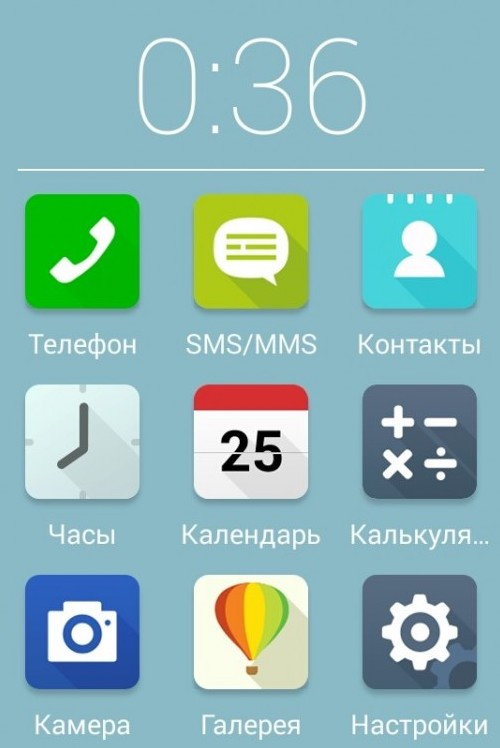
#> input picture lab1/1.jpg, 500 x 748 px
$ python lab1.py
#> lines starting #> are read from the running program, lines starting #| are printed output that depends on the picture; after the words box and inside, x2 and y2 are one past the last pixel; in counts of white or black regions, pixels touching at a corner belong together; long printed decimals are rounded
from matplotlib import pyplot as plt
import math
import matplotlib.patches as mpatches
from skimage import data, io, filters,feature, color, feature, morphology
from skimage.measure import label, regionprops
from skimage.color import label2rgb
from skimage.filters import roberts, sobel, prewitt
from scipy import ndimage as ndi

def find_row(dict, name, th):

    # sort the input seq
    sorted_y = sorted(dict.items(), key=lambda x: x[1])
    #print("["+str(name)+"]:")
    input = []
    for k, v in sorted_y:
        #print(k, v)
        input.append(v)

    res = []
    for i in range(0, len(input)-1):
        #print(input[i], input[i + 1], abs(input[i] - input[i + 1]))

        # if two points coord difference is less than the threshold
        if abs(input[i] - input[i + 1]) < th:
            if input[i] not in res:
                res.append(input[i])
            res.append(input[i+1])
            if i == (len(input) - 2):
                if len(res) > 1:
                    print("Следующие точки по оси " + str(name) + " лежат примерно на одной прямой:")
                    for el in res:
                        for k in dict.keys():
                            if dict[k] == el:
                                print("[" + str(k) + "] ", el)
        else:
            if len(res)>1:
                print("Следующие точки по оси " + str(name) + " лежат примерно на одной прямой:")
                for el in res:
                    for k in dict.keys():
                        if dict[k] == el:
                            print("["+str(k)+"] ", el)
            res = []

# open the input image
image1 = io.imread("1.jpg")
#> image1 is the input picture: shape (748, 500, 3); mean R, G, B 141, 184.4, 183.8

# convert image from rgb to gray
image2 = color.rgb2gray(image1)
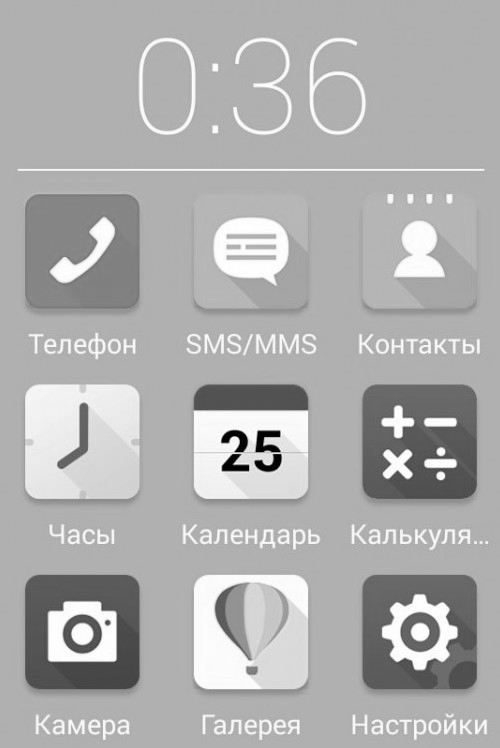
#> image2: shape (748, 500) float64; min 0, max 1, mean 0.687

# save the gray copy of image into a file
io.imsave('rgb2gray.jpg', image2)

# find edges using Canny algorithm
edges1 = feature.canny(image2, sigma=4)
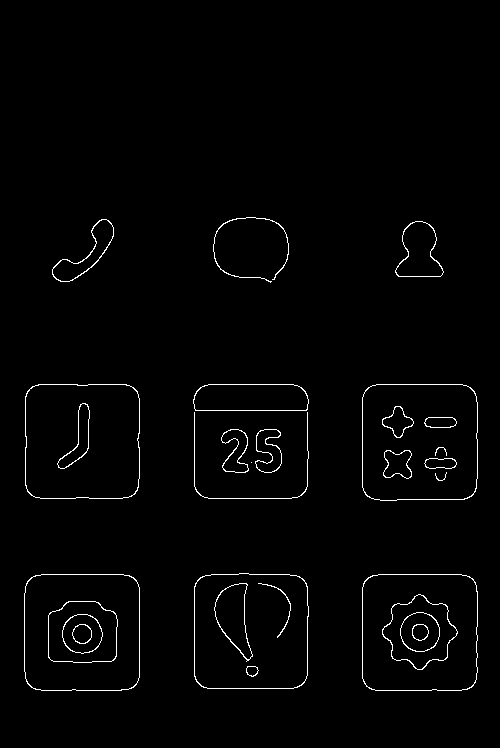
#> edges1: shape (748, 500) bool; 1.5% white in thin lines or dots, all inside (x1, y1, x2, y2) = (24, 217, 478, 691)

# filled edges using mathematical morphology
edges2 = ndi.binary_fill_holes(edges1)
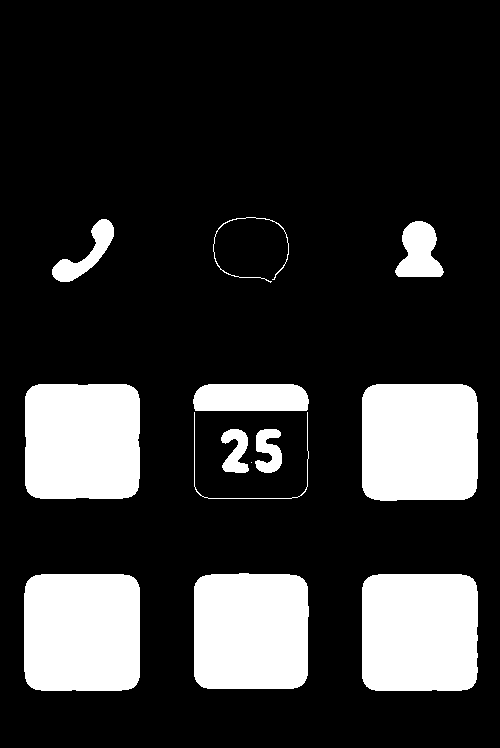
#> edges2: shape (748, 500) bool; 19.8% white; 13 white regions (1 under 20 px), largest, box (x1, y1, x2, y2) and area: (362, 574, 478, 691) 13286, (24, 574, 140, 691) 13285, (362, 384, 478, 501) 13213
io.imsave('canny.jpg', edges1)
#edges1 = filters.prewitt(image2)
#edges1 = filters.roberts(image2)
#edges1 = filters.sobel(image2)
io.imshow(edges2)
io.show()

# segment an image with image labelling
label_image = label(edges2)
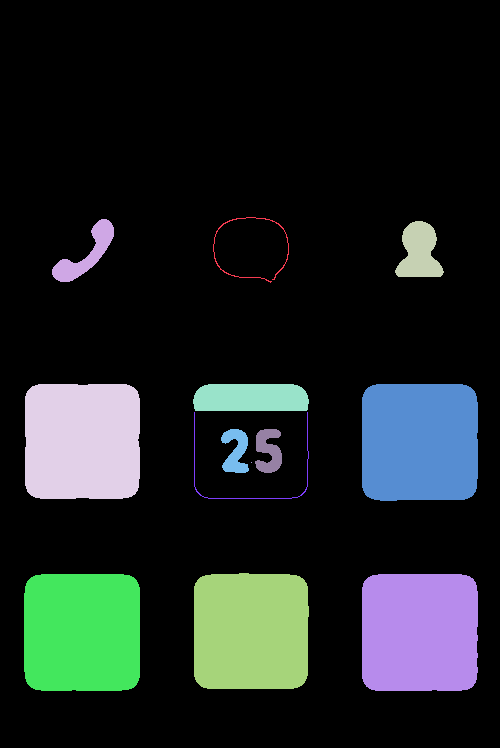
#> label_image: shape (748, 500) int32; 14 distinct labels, from 0 to 13; one colour per label, 0 black
#image_label_overlay = label2rgb(label_image, image=edges1)

# create plot for result
fig, ax = plt.subplots(figsize=(10, 6))
ax.imshow(edges1)

coord_y = {}
coord_x = {}

i = 1

# find regions and center of each region after image labelling
for region in regionprops(label_image):

    # take regions with large enough areas
    if region.area >= 150:

        # draw rectangle around segmented objects
        minr, minc, maxr, maxc = region.bbox
        rect = mpatches.Rectangle((minc, minr), maxc - minc, maxr - minr,
                                  fill=False, edgecolor='green', linewidth=1)

        ax.add_patch(rect)

        # find center points in segmented objects
        y0, x0 = region.centroid
        coord_y[i] = y0
        coord_x[i] = x0
        #x0 = minc + (maxc - minc) / 2
        #y0 = minr + (maxr - minr) / 2

        ax.plot(x0, y0, 'rs', markersize=10)
        ax.text(x0, y0, str(i), fontsize=12, color = "white")

        print("[%s] x0: %s y0: %s" % (i, x0, y0,))
        i+=1
#> this loop made 13 passes
#> (minr, minc, maxr, maxc, y0, x0) on passes 1, 2, 3, 4, 5, 6, 7, 8, 9, 11, 12, 13: (217, 213, 283, 289, 248.3, 251.1), (219, 52, 282, 114, 253.6, 85.95), (221, 395, 277, 444, 251.8, 418.9), (384, 25, 499, 140, 440.9, 81.9), (384, 193, 411, 309, 397.4, 250.5), (384, 362, 501, 478, 441.6, 419.3), (412, 194, 499, 309, 470.8, 250.5), (429, 221, 473, 249, 450.9, 235.3), (429, 255, 473, 282, 450.4, 268.1), (573, 194, 689, 309, 631, 250.5), (574, 24, 691, 140, 632, 81.62), (574, 362, 691, 478, 632, 419.3)
#| [1] x0: 251.117 y0: 248.332
#| [2] x0: 85.954 y0: 253.613
#| [3] x0: 418.908 y0: 251.769
#| [4] x0: 81.903 y0: 440.911
#| [5] x0: 250.519 y0: 397.389
#| [6] x0: 419.293 y0: 441.646
#| [7] x0: 250.529 y0: 470.799
#| [8] x0: 235.271 y0: 450.933
#> (further printed lines are left out)
#> after the loop, coord_x = 12 items; coord_y = 12 items; i = 13


# interface analysis
find_row(coord_y, "y", 5)
#> in find_row, `sorted_y = sorted(dict.items(), key=lambda x: x[1])`: sorted_y = [(1, 248.3), (3, 251.8), (2, 253.6), (5, 397.4), (4, 440.9), (6, 441.6), (9, 450.4), (8, 450.9), (7, 470.8), (10, 631), (11, 632), (12, 632)]
#> the loop in find_row, `for k, v in sorted_y:` made 12 passes
#> v on passes 3, 5: 253.6, 440.9
#> after the loop in find_row, `for k, v in sorted_y:`: input = [248.3, 251.8, 253.6, 397.4, 440.9, 441.6, 450.4, 450.9, 470.8, 631, 632, 632]
#> the loop in find_row, `for i in range(0, len(input)-1):` made 11 passes
#| Следующие точки по оси y лежат примерно на одной прямой:
#| [1]  248.332
#| [3]  251.769
#| [2]  253.613
#| Следующие точки по оси y лежат примерно на одной прямой:
#| [4]  440.911
#| [6]  441.646
#| Следующие точки по оси y лежат примерно на одной прямой:
#| [9]  450.400
#| [8]  450.933
#> (further printed lines are left out)
find_row(coord_x, "x", 5)
#> the loop in find_row (call 2), `for k, v in sorted_y:` made 12 passes
#> (k, v) on passes 1, 2, 4, 5, 7, 8, 9, 10, 11, 12: (11, 81.62), (4, 81.9), (8, 235.3), (10, 250.5), (7, 250.5), (1, 251.1), (9, 268.1), (3, 418.9), (12, 419.3), (6, 419.3)
#> v on passes 3, 6: 85.95, 250.5
#> the loop in find_row (call 2), `for i in range(0, len(input)-1):` made 11 passes
#| Следующие точки по оси x лежат примерно на одной прямой:
#| [11]  81.623
#| [4]  81.903
#| [2]  85.954
#| Следующие точки по оси x лежат примерно на одной прямой:
#| [10]  250.513
#| [5]  250.519
#| [7]  250.529
#| [1]  251.117
#| Следующие точки по оси x лежат примерно на одной прямой:
#> (further printed lines are left out)

# set axis off
ax.set_axis_off()
plt.tight_layout()
plt.show()
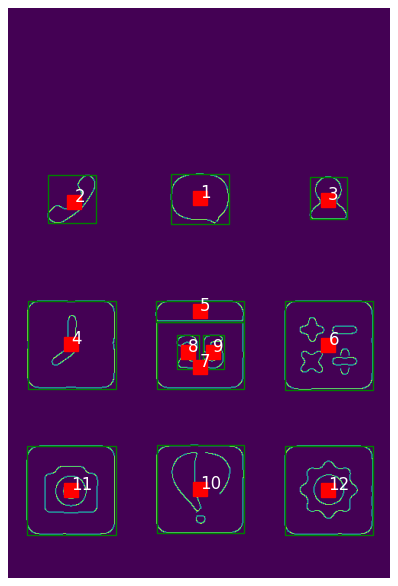
#> figure drawn by matplotlib, 1 panel
